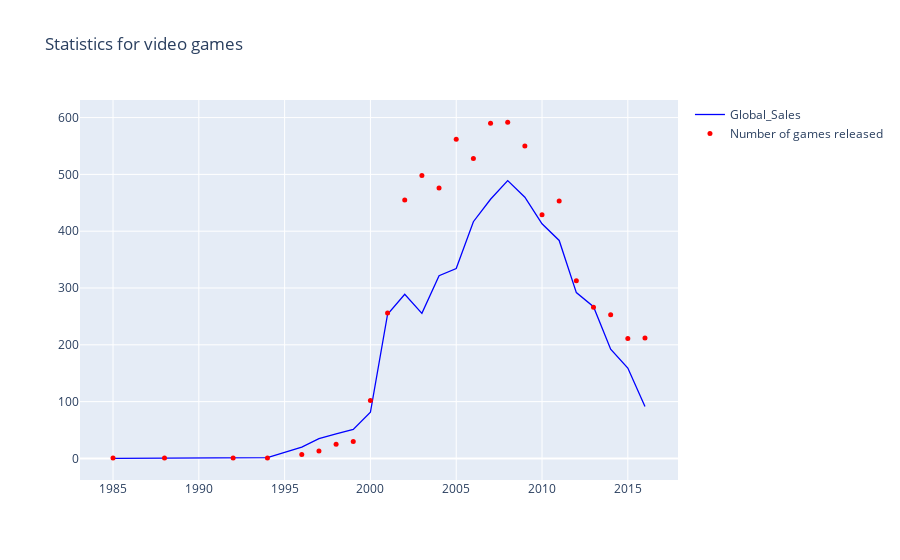

The notebook cell saved with this chart:
### Code cell
years_df.rename(columns={'Global_Sales': 'Global_Sales',
                         'Number_of_Games': 'Number of games released'})\
        .iplot(kind='scatter', 
               mode={'Global_Sales': 'lines',
                     'Number of games released': 'markers'},
               size=5,
               colors={'Global_Sales': 'blue',
                       'Number of games released': 'red'},
               layout={'title': 'Statistics for video games'})

### Figure 1 — Plotly figure (JSON) as saved in the notebook; plotly's stock layout.template omitted (floating-point values rounded to 4 significant figures)
{"data": [{"line": {"color": "blue", "dash": "solid", "shape": "linear", "width": 1.3}, "mode": "lines", "name": "Global_Sales", "text": "", "type": "scatter", "x": [1985, 1988, 1992, 1994, 1996, 1997, 1998, 1999, 2000, 2001, 2002, 2003, 2004, 2005, 2006, 2007, 2008, 2009, 2010, 2011, 2012, 2013, 2014, 2015, 2016], "y": [0.03, 0.03, 0.03, 1.27, 20.1, 35.01, 43.18, 51.17, 81.24, 253.9, 288.8, 255.4, 321.8, 334.3, 416.7, 456.2, 489.1, 459.8, 413.0, 383.7, 291.9, 267.2, 192.4, 159.2, 91.56]}, {"line": {"color": "red", "dash": "solid", "shape": "linear", "width": 1.3}, "marker": {"size": 5, "symbol": "circle"}, "mode": "markers", "name": "Number of games released", "text": "", "type": "scatter", "x": [1985, 1988, 1992, 1994, 1996, 1997, 1998, 1999, 2000, 2001, 2002, 2003, 2004, 2005, 2006, 2007, 2008, 2009, 2010, 2011, 2012, 2013, 2014, 2015, 2016], "y": [1, 1, 1, 1, 7, 13, 25, 30, 102, 256, 455, 498, 476, 562, 528, 590, 592, 550, 429, 453, 313, 266, 253, 211, 212]}], "layout": {"autosize": true, "title": {"text": "Statistics for video games"}, "xaxis": {"autorange": true, "range": [1983.0, 2018.0], "type": "linear"}, "yaxis": {"autorange": true, "range": [-40.5, 633.5], "type": "linear"}}}
